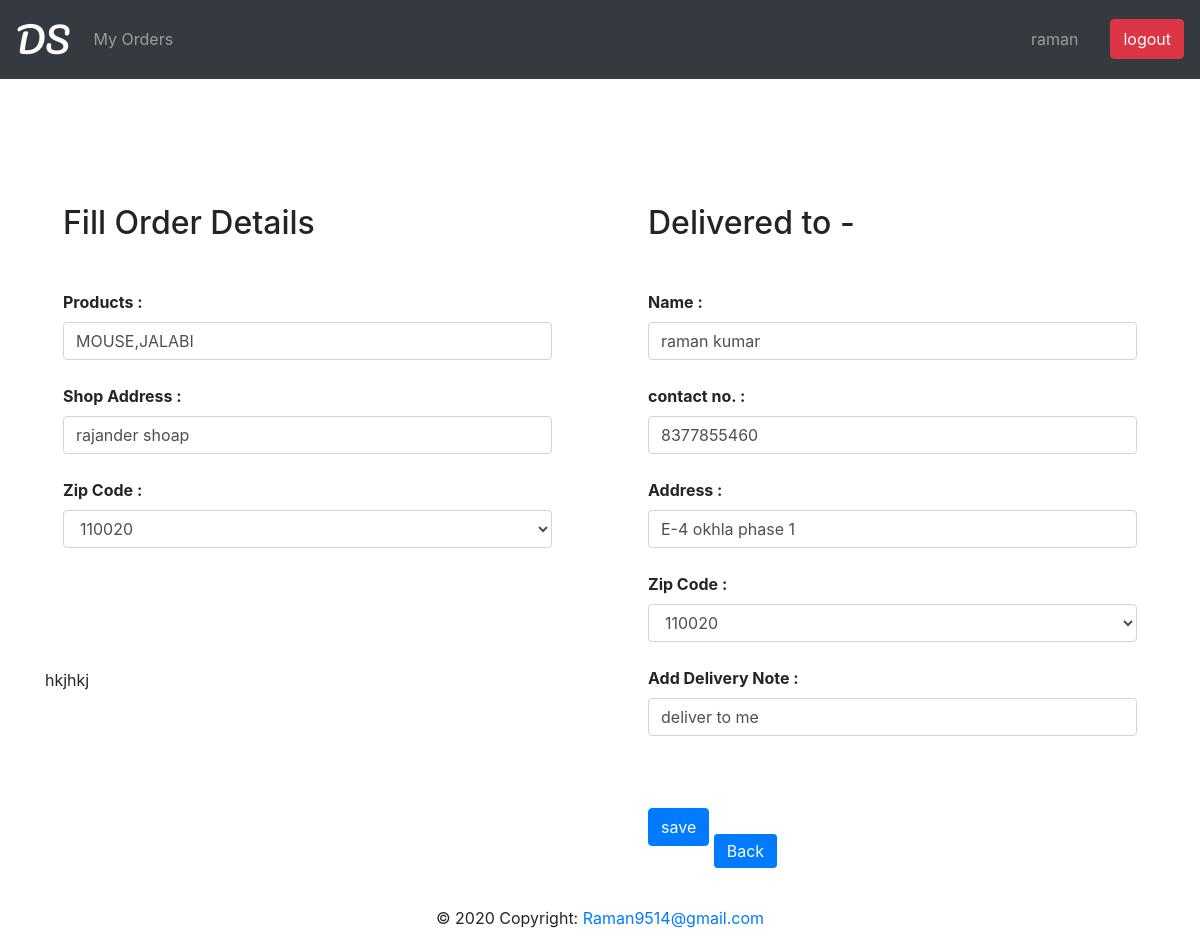
Page /order/editorder/1 (signed in) on the committed database.
### order/models.py (models this page shows)
class Order(models.Model):
    user_id= models.ForeignKey(User,on_delete=models.CASCADE)
    u_name = models.CharField(max_length=50)
    u_phone_no = models.CharField(max_length=10)
    u_delivery_address = models.CharField(max_length=350)
    u_pincode=models.CharField(max_length=6)
    u_delivery_note = models.CharField(max_length=300 , blank=True)
    product_list = models.CharField(max_length=350)
    shop_address = models.CharField(max_length=350 )
    shop_pincode = models.CharField(max_length=6)
    order_date = models.DateTimeField(auto_now_add=True )
    order_pending = models.BooleanField(default=True)
    order_picked = models.BooleanField(default=False)
    order_delivered = models.BooleanField(default=False)
    order_cancelled = models.BooleanField(default=False)

### order/views.py (the view)
# urls.py: path('editorder/<int:id>',views.editorder,name='editorder'),
def editorder(request,id):
    if request.user.is_authenticated:
        if request.method == 'POST':
            obj=Order.objects.get(pk=id)
            fm=OrderForm(request.POST,instance=obj)
            if fm.is_valid():
                fm.save()
        else:
            obj=Order.objects.get(pk=id)
            fm=OrderForm(instance=obj)
        return render(request,'editorder.html',{"form":fm})

### templates/editorder.html (shortened to what this page needs)
{% extends "basic.html" %}
{% block content %}
<div class="container col-lg-12">
<div class="container rounded col-lg-6 border-lg mt-1 mb-5 p-5 float-left ">
  <h2 class="mb-5 " >Fill Order Details</h2>
 <form method="post" >
  {% for fm in form %}
    {% if fm == form.u_name %}
  </div>
    <div class="container rounded border-lg mt-1 mb-1 p-5 col-lg-6 float-right" >
      <h2 class="mb-5 " >Delivered to -</h2>
    {% endif %}
     <b>{{fm.label_tag}}</b><br>
    {{fm}}<br>
    {% endfor %}
    <input type="submit" name="submit" value="save" class="btn btn-primary mb-5 d-inline " >
    <a href="{% url 'myorder'%}" class="btn btn-primary mb-5  d-inline ">Back</a>
</div>
</div>
<div class="container  " style="position: relative;">
   hkjhkj
</div>
{% endblock content %}

### templates/basic.html (shortened to what this page needs)
<!DOCTYPE html>
<html>
<head>
  <link rel="stylesheet" href="https://maxcdn.bootstrapcdn.com/bootstrap/4.4.1/css/bootstrap.min.css">
  <link rel="stylesheet" href="https://maxcdn.bootstrapcdn.com/bootstrap/4.5.0/css/bootstrap.min.css">
</head>
<body>
 <nav class="navbar navbar-expand-sm bg-dark navbar-dark fixed-top">
  <a class="navbar-brand" id='logo' href="{% url 'index'%}">DS</a>
  <ul class="navbar-nav  ">
    {% if user.is_authenticated %}
    <li class="nav-item">
      <a class="nav-link" href="{% url 'myorder'%}">My Orders</a>
    </li>
   {% endif %}
  </ul>
   <div class="collapse navbar-collapse justify-content-end">
    <ul class="navbar-nav  ">
      <li class="nav-right mr-4">
        <a  class="nav-link " href="{% url 'profile' %}">{{user.first_name|default:'Guest'}}</a>
      </li>
      {% if user.is_authenticated %}
      <button type="button" class="btn btn-danger"  onclick="window.location.href='{% url "logout" %}'">logout</button>
      {% endif %}
    </ul>
   </div>
</nav>
<div class="container-fluid mb-5" style="margin-top:80px">
   <br>
</div>
{% block content %}
 {% endblock %}
 <footer class="page-footer font-small blue fixed-bottom">
  <div class="footer-copyright text-center py-3">© 2020 Copyright:
    <a href="#">Raman9514@gmail.com</a>
  </div>
</footer>
</body>
</html>

### templates/basic.html (style rules this page uses)
#logo { font-family:'Pacifico', cursive; font-size: 35px; color: white; }

### rows in the picture
Order: form "MOUSE,JALABI" "rajander shoap" "110020" "raman kumar" "8377855460" "E-4 okhla phase 1" "110020" "deliver to me"

### other values in the picture
{{ user.first_name|default:'Guest' }} "raman"
{{ fm.label_tag }} "Products :" "Shop Address :" "Zip Code :" "Name :" "contact no. :" "Address :" "Zip Code :" "Add Delivery Note :"
